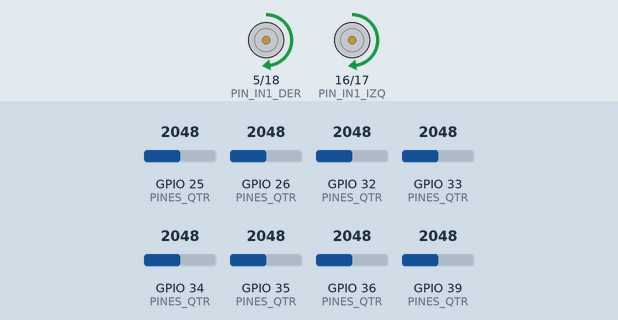
A sketch run on a simulated ESP32. On the bench: motor-driver pin pairs drawn as motors (green arrow = first pin HIGH = forward, orange = second pin HIGH = backward, longer = more drive, scaled by the enable pin). The test bench sets the inputs (shaded band); at power-on: GPIO 25 (PINES_QTR) = 2048, GPIO 26 (PINES_QTR) = 2048, GPIO 32 (PINES_QTR) = 2048, GPIO 33 (PINES_QTR) = 2048, GPIO 34 (PINES_QTR) = 2048, GPIO 35 (PINES_QTR) = 2048, GPIO 36 (PINES_QTR) = 2048, GPIO 39 (PINES_QTR) = 2048. Random numbers use the default seed unless the sketch sets one; EEPROM starts erased; what the sketch prints to the serial monitor is not drawn.

Above: at 4.8 s.
4.9 s: GPIO 25 (PINES_QTR) set to 2866
At 5.13 s:
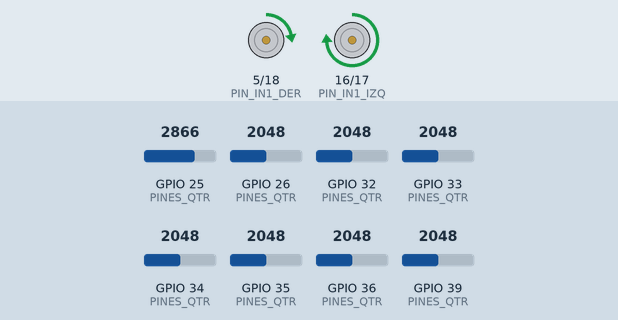
7.9 s: GPIO 25 (PINES_QTR) set to 3040
At 8.17 s:
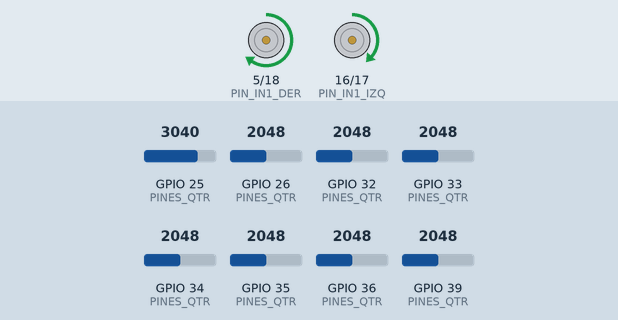
Timing chart, 0 to 16.9 s (numbered marks = the images above; inputs shaded):
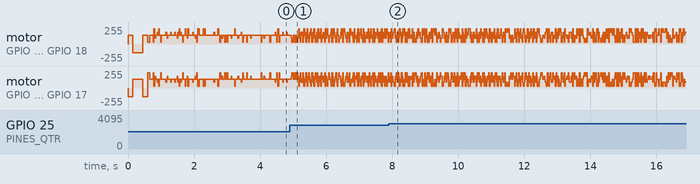

The sketch:

seguidor-q.ino
```cpp
// Seguidor que aprende solo: aprendizaje por refuerzo (Q-learning) dentro del robot.
//
// Nadie le dice cómo seguir la línea. En cada paso el robot mira dónde ve la línea (su ESTADO),
// elige cuánto girar (su ACCIÓN) y recibe un premio: más si queda centrado, un castigo si la pierde.
// En la tabla Q anota cuánto premio espera de cada acción en cada estado, y la va corrigiendo con
// lo que le pasa. Al principio prueba al azar (explora); vuelta a vuelta usa más lo que aprendió.
//
// Al terminar cada vuelta guarda la tabla en su memoria (Preferences): la próxima vez que lo pruebes,
// sigue aprendiendo donde quedó. Mira la tarjeta «Memoria del robot». Para que parta de cero, aprieta
// «Borrar la memoria».
#include <QTRSensors.h>
#include <Preferences.h>
#include "pines.h"

QTRSensors qtr;
Preferences memoria;
uint16_t valores[8];

const int VELOCIDAD = 130;  // velocidad hacia adelante, de 0 a 255 · @ajustar aprendizaje 60..200
const float ALFA = 0.3;     // cuánto cambia lo aprendido con cada experiencia · @ajustar aprendizaje 0.05..0.9
const float GAMMA = 0.8;    // cuánto le importa el premio que viene después · @ajustar aprendizaje 0..0.99

// Estados: dónde ve la línea, en 9 franjas de izquierda a derecha, y uno más para "no la veo".
const int FRANJAS = 9;
const int SIN_LINEA = 9;
const int ESTADOS = 10;
// Acciones: cuánto girar. Negativo, hacia la izquierda; positivo, hacia la derecha.
const int ACCIONES = 5;
const int GIRO[ACCIONES] = {-100, -45, 0, 45, 100};
// Al empezar, la tabla espera un premio alto de todo: así el robot se anima a probar cada acción.
const float OPTIMISTA = 3.0;
const unsigned long PERIODO_MS = 20;  // decide cada 20 ms

float Q[ESTADOS][ACCIONES];  // la tabla Q: lo que aprendió
float epsilon = 0.3;          // la probabilidad de probar una acción al azar

int estadoAnterior = -1;
int accionAnterior = 0;
int ultimoLado = 1;  // hacia dónde vio la línea la última vez: 1 derecha, -1 izquierda
unsigned long ultimoPaso = 0;

// Para contar las vueltas: la partida tiene una barra atravesada.
unsigned long inicio = 0;
unsigned long inicioVuelta = 0;
unsigned long ultimaBarra = 0;
bool sobreBarra = false;
unsigned int vueltas = 0;
long pasosVuelta = 0;
long pasosCentrados = 0;

void motores(int izq, int der) {
  digitalWrite(PIN_IN1_IZQ, izq >= 0);
  digitalWrite(PIN_IN2_IZQ, izq < 0);
  digitalWrite(PIN_IN1_DER, der >= 0);
  digitalWrite(PIN_IN2_DER, der < 0);
  ledcWrite(PIN_PWM_IZQ, constrain(abs(izq), 0, 255));
  ledcWrite(PIN_PWM_DER, constrain(abs(der), 0, 255));
}

void girarCalibrando(int sentido, unsigned long ms) {
  unsigned long t0 = millis();
  motores(-128 * sentido, 128 * sentido);
  while (millis() - t0 < ms) qtr.calibrate();
}

// Lee el sensor de línea y dice en qué estado está; `error` queda en -3500 (izquierda) a 3500 (derecha).
int leerEstado(int& error) {
  uint16_t posicion = qtr.readLineBlack(valores);
  uint16_t mayor = 0;
  for (int i = 0; i < 8; i++) mayor = max(mayor, valores[i]);
  if (mayor < 300) return SIN_LINEA;
  error = (int)posicion - 3500;
  if (error > 0) ultimoLado = 1;
  if (error < 0) ultimoLado = -1;
  return min(FRANJAS - 1, (int)posicion * FRANJAS / 7001);
}

// El mayor premio que espera en un estado (con su mejor acción).
float mejorValor(int s) {
  float mejor = Q[s][0];
  for (int a = 1; a < ACCIONES; a++) mejor = max(mejor, Q[s][a]);
  return mejor;
}

// Elige una acción: a veces al azar (explorar) y casi siempre la mejor según la tabla (aprovechar).
int elegir(int s) {
  if (random(1000) < epsilon * 1000) return random(ACCIONES);
  int mejor = 0;
  int empates = 1;
  for (int a = 1; a < ACCIONES; a++) {
    if (Q[s][a] > Q[s][mejor] + 0.0001) {
      mejor = a;
      empates = 1;
    } else if (Q[s][a] > Q[s][mejor] - 0.0001 && random(++empates) == 0) {
      mejor = a;  // entre acciones igual de buenas, una al azar
    }
  }
  return mejor;
}

// La regla de Q-learning: corrige lo que esperaba de (s, a) con el premio que recibió y lo mejor
// que espera desde el estado al que llegó. Perder la línea termina la cuenta: no espera nada después.
void aprender(int s, int a, float premio, int siguiente) {
  float futuro = siguiente == SIN_LINEA ? 0 : GAMMA * mejorValor(siguiente);
  Q[s][a] += ALFA * (premio + futuro - Q[s][a]);
}

// Cuando pierde la línea, la busca girando hacia el lado donde la vio por última vez.
void buscarLinea() {
  motores(70 * ultimoLado, -70 * ultimoLado);
}

// Cuenta una vuelta cada vez que pasa por la barra de la partida (casi todos los sensores en negro).
void revisarVuelta() {
  int negros = 0;
  for (int i = 0; i < 8; i++) {
    if (valores[i] > 600) negros++;
  }
  bool barra = negros >= 6;
  if (barra && !sobreBarra && millis() - inicio > 1500 && millis() - ultimaBarra > 3000) {
    ultimaBarra = millis();
    terminarVuelta();
  }
  sobreBarra = barra;
}

void terminarVuelta() {
  vueltas++;
  unsigned long ms = millis() - inicioVuelta;
  int centrado = pasosVuelta > 0 ? (int)(100 * pasosCentrados / pasosVuelta) : 0;
  Serial.printf("Vuelta %u: %d %% del tiempo centrado, %lu,%lu s\n", vueltas, centrado, ms / 1000, (ms % 1000) / 100);
  // Guarda lo aprendido una vez por vuelta (no en cada paso: la flash se gasta).
  memoria.putBytes("tabla", Q, sizeof(Q));
  memoria.putUInt("vueltas", vueltas);
  epsilon = max(0.02f, epsilon * 0.5f);  // cada vuelta explora la mitad que la anterior
  inicioVuelta = millis();
  pasosVuelta = 0;
  pasosCentrados = 0;
}

void setup() {
  Serial.begin(115200);
  pinMode(PIN_IN1_IZQ, OUTPUT);
  pinMode(PIN_IN2_IZQ, OUTPUT);
  pinMode(PIN_IN1_DER, OUTPUT);
  pinMode(PIN_IN2_DER, OUTPUT);
  ledcAttach(PIN_PWM_IZQ, 5000, 8);
  ledcAttach(PIN_PWM_DER, 5000, 8);
  qtr.setTypeAnalog();
  qtr.setSensorPins(PINES_QTR, 8);
  qtr.setEmitterPin(PIN_LEDON_QTR);

  memoria.begin("seguidor-q");
  vueltas = memoria.getUInt("vueltas", 0);
  if (memoria.getBytesLength("tabla") == sizeof(Q)) {
    memoria.getBytes("tabla", Q, sizeof(Q));
    epsilon = 0.05;  // ya sabe algo: explora poco
    Serial.println("Seguí aprendiendo con la tabla guardada.");
  } else {
    for (int s = 0; s < ESTADOS; s++)
      for (int a = 0; a < ACCIONES; a++) Q[s][a] = OPTIMISTA;
    Serial.println("Empiezo sin saber nada: voy a aprender probando.");
  }

  girarCalibrando(1, 150);
  girarCalibrando(-1, 300);
  girarCalibrando(1, 150);
  motores(0, 0);
  inicio = millis();
  inicioVuelta = inicio;
}

void loop() {
  if (millis() - ultimoPaso < PERIODO_MS) return;
  ultimoPaso = millis();

  int error = 0;
  int s = leerEstado(error);
  revisarVuelta();
  bool perdida = s == SIN_LINEA;
  float premio = perdida ? -1.0 : 1.0 - abs(error) / 3500.0;
  pasosVuelta++;
  if (!perdida && abs(error) < 1000) pasosCentrados++;

  if (estadoAnterior >= 0) aprender(estadoAnterior, accionAnterior, premio, s);
  if (perdida) {
    buscarLinea();
    estadoAnterior = -1;
    return;
  }
  int a = elegir(s);
  motores(VELOCIDAD + GIRO[a], VELOCIDAD - GIRO[a]);
  estadoAnterior = s;
  accionAnterior = a;
}
```

pines.h
```cpp
// Pines de la placa Dynamis V2: así está cableado el robot.
#pragma once
const uint8_t PIN_PWM_IZQ = 4, PIN_IN1_IZQ = 16, PIN_IN2_IZQ = 17;
const uint8_t PIN_PWM_DER = 19, PIN_IN1_DER = 5, PIN_IN2_DER = 18;
const uint8_t PINES_QTR[8] = {36, 39, 34, 35, 32, 33, 25, 26};
const uint8_t PIN_LEDON_QTR = 27;  // enciende los emisores del QTRX-MD-08A
// Multiplexor TCA9548A (0x70): canal 0 el TCS34725 izquierdo, 1 el derecho y 2 el VL53L0X.
const uint8_t DIRECCION_MUX = 0x70;
const uint8_t CANAL_COLOR_IZQ = 0, CANAL_COLOR_DER = 1, CANAL_LASER = 2;
```
